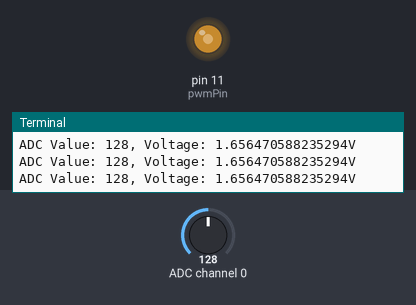
Recording of a program running on a simulated Raspberry Pi (header pin numbers). On the bench: output pins drawn as LEDs (lit = HIGH), the last lines printed to the terminal. The test bench sets the inputs (shaded band); at power-on: ADC channel 0 = 128 (analog values on the 0–255 scale).

Above: at 1.2 s.
1.3 s: ADC channel 0 set to 178
At 2.3 s:
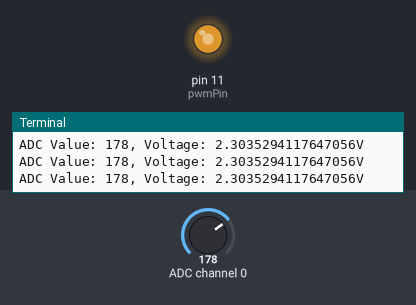
2.8 s: ADC channel 0 set to 224
At 4.0 s:
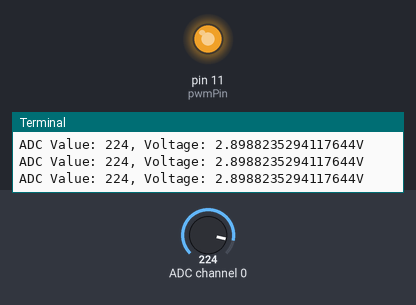
4.3 s: ADC channel 0 set to 30
At 4.8 s:
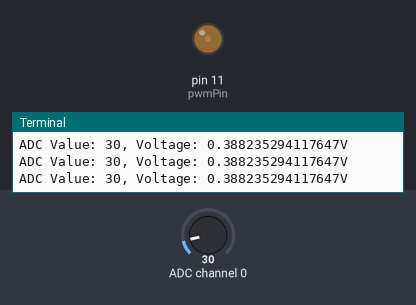
5.8 s: ADC channel 0 set to 0
At 6.6 s:
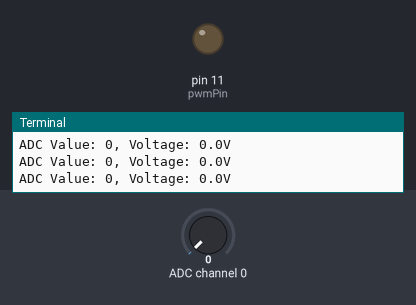
Timing chart, 0 to 8.3 s (numbered marks = the images above; inputs shaded):
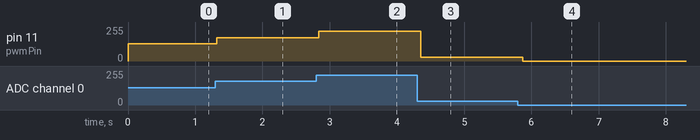

Measured:
- after the input at 1.3 s, pin 11 (pwmPin): 128/255 → 176/255 at once
- after the input at 2.8 s, pin 11 (pwmPin): 176/255 → 222/255 at once
- after the input at 4.3 s, pin 11 (pwmPin): 222/255 → 28/255 after 0.05 s
- after the input at 5.8 s, pin 11 (pwmPin): 28/255 → 0/255 after 0.07 s

The program:

Analog_input.py
```python
from time import *
from RPi import GPIO
from ADCDevice import *

adc = ADCDevice()
pwmPin = 11

def setup():
    global adc
    if adc.detectI2C(0x48):
        adc=PCF8591()
    elif adc.detectI2C(0x4b):
        adc =ADS7830()
    else:
        print("No correct I2C address found \n"
              "Please use command 'i2cdetect -y 1' to check the I2C address! \n"
              "Programm exit. \n")
        exit(-1)
    GPIO.setmode(GPIO.BOARD)
    GPIO.setup(pwmPin, GPIO.OUT)
    global f
    f = GPIO.PWM(pwmPin, 1000)
    f.start(0)

def loop():
    while True:
        value = adc.analogRead(0)
        voltage = value / 255.0 * 3.3
        print("ADC Value: {}, Voltage: {}V".format(value, voltage))
        f.ChangeDutyCycle(int(value/2.55))
        sleep(0.1)

def destroy():
    adc.close()


if __name__ == "__main__":
    print("Programm starting...")
    try:
        setup()
        loop()
    except KeyboardInterrupt:
        destroy()
```
